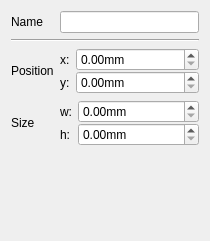
<?xml version="1.0" encoding="UTF-8"?>
<ui version="4.0">
 <class>AreaInspectorWidget</class>
 <widget class="QWidget" name="AreaInspectorWidget">
  <property name="geometry">
   <rect>
    <x>0</x>
    <y>0</y>
    <width>210</width>
    <height>241</height>
   </rect>
  </property>
  <property name="windowTitle">
   <string>Form</string>
  </property>
  <layout class="QVBoxLayout" name="verticalLayout">
   <item>
    <layout class="QGridLayout" name="gridLayout_4">
     <item row="0" column="0">
      <widget class="QLabel" name="label_6">
       <property name="text">
        <string>Name</string>
       </property>
      </widget>
     </item>
     <item row="0" column="1">
      <widget class="QLineEdit" name="leAreaName"/>
     </item>
     <item row="2" column="0">
      <widget class="QLabel" name="label_7">
       <property name="text">
        <string>Position</string>
       </property>
      </widget>
     </item>
     <item row="2" column="1">
      <layout class="QGridLayout" name="gridLayout_5">
       <property name="verticalSpacing">
        <number>0</number>
       </property>
       <item row="0" column="0">
        <widget class="QLabel" name="label_8">
         <property name="text">
          <string>x:</string>
         </property>
        </widget>
       </item>
       <item row="0" column="1">
        <widget class="QDoubleSpinBox" name="spX">
         <property name="sizePolicy">
          <sizepolicy hsizetype="Expanding" vsizetype="Fixed">
           <horstretch>0</horstretch>
           <verstretch>0</verstretch>
          </sizepolicy>
         </property>
         <property name="minimumSize">
          <size>
           <width>100</width>
           <height>0</height>
          </size>
         </property>
         <property name="suffix">
          <string>mm</string>
         </property>
         <property name="maximum">
          <double>9999.989999999999782</double>
         </property>
        </widget>
       </item>
       <item row="1" column="0">
        <widget class="QLabel" name="label_9">
         <property name="text">
          <string>y:</string>
         </property>
        </widget>
       </item>
       <item row="1" column="1">
        <widget class="QDoubleSpinBox" name="spY">
         <property name="sizePolicy">
          <sizepolicy hsizetype="Expanding" vsizetype="Fixed">
           <horstretch>0</horstretch>
           <verstretch>0</verstretch>
          </sizepolicy>
         </property>
         <property name="minimumSize">
          <size>
           <width>100</width>
           <height>0</height>
          </size>
         </property>
         <property name="suffix">
          <string>mm</string>
         </property>
         <property name="maximum">
          <double>9999.989999999999782</double>
         </property>
        </widget>
       </item>
      </layout>
     </item>
     <item row="3" column="1">
      <layout class="QGridLayout" name="gridLayout_6">
       <property name="verticalSpacing">
        <number>0</number>
       </property>
       <item row="0" column="0">
        <widget class="QLabel" name="label_10">
         <property name="text">
          <string>w:</string>
         </property>
        </widget>
       </item>
       <item row="0" column="1">
        <widget class="QDoubleSpinBox" name="spWidth">
         <property name="sizePolicy">
          <sizepolicy hsizetype="Expanding" vsizetype="Fixed">
           <horstretch>0</horstretch>
           <verstretch>0</verstretch>
          </sizepolicy>
         </property>
         <property name="minimumSize">
          <size>
           <width>100</width>
           <height>0</height>
          </size>
         </property>
         <property name="suffix">
          <string>mm</string>
         </property>
         <property name="maximum">
          <double>9999.989999999999782</double>
         </property>
        </widget>
       </item>
       <item row="1" column="0">
        <widget class="QLabel" name="label_11">
         <property name="text">
          <string>h:</string>
         </property>
        </widget>
       </item>
       <item row="1" column="1">
        <widget class="QDoubleSpinBox" name="spHeight">
         <property name="sizePolicy">
          <sizepolicy hsizetype="Expanding" vsizetype="Fixed">
           <horstretch>0</horstretch>
           <verstretch>0</verstretch>
          </sizepolicy>
         </property>
         <property name="minimumSize">
          <size>
           <width>100</width>
           <height>0</height>
          </size>
         </property>
         <property name="suffix">
          <string>mm</string>
         </property>
         <property name="maximum">
          <double>9999.989999999999782</double>
         </property>
        </widget>
       </item>
      </layout>
     </item>
     <item row="3" column="0">
      <widget class="QLabel" name="label_12">
       <property name="text">
        <string>Size</string>
       </property>
      </widget>
     </item>
     <item row="1" column="0" colspan="2">
      <widget class="Line" name="line_2">
       <property name="orientation">
        <enum>Qt::Horizontal</enum>
       </property>
      </widget>
     </item>
    </layout>
   </item>
   <item>
    <spacer name="verticalSpacer">
     <property name="orientation">
      <enum>Qt::Vertical</enum>
     </property>
     <property name="sizeHint" stdset="0">
      <size>
       <width>20</width>
       <height>40</height>
      </size>
     </property>
    </spacer>
   </item>
  </layout>
 </widget>
 <resources/>
 <connections/>
</ui>
